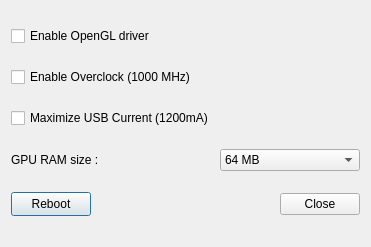
<?xml version="1.0" encoding="UTF-8"?>
<ui version="4.0">
 <class>window</class>
 <widget class="QDialog" name="window">
  <property name="geometry">
   <rect>
    <x>0</x>
    <y>0</y>
    <width>371</width>
    <height>247</height>
   </rect>
  </property>
  <property name="windowTitle">
   <string>RaspberryPi Configuration</string>
  </property>
  <layout class="QGridLayout" name="gridLayout">
   <item row="1" column="0">
    <widget class="QCheckBox" name="checkOverclock">
     <property name="text">
      <string>Enable Overclock (1000 MHz)</string>
     </property>
    </widget>
   </item>
   <item row="3" column="0">
    <widget class="QLabel" name="label">
     <property name="text">
      <string>GPU RAM size :</string>
     </property>
    </widget>
   </item>
   <item row="0" column="0">
    <widget class="QCheckBox" name="checkOpengl">
     <property name="text">
      <string>Enable OpenGL driver</string>
     </property>
    </widget>
   </item>
   <item row="2" column="0">
    <widget class="QCheckBox" name="checkUsbcurrent">
     <property name="text">
      <string>Maximize USB Current (1200mA)</string>
     </property>
    </widget>
   </item>
   <item row="4" column="0">
    <widget class="QPushButton" name="rebootButton">
     <property name="sizePolicy">
      <sizepolicy hsizetype="Maximum" vsizetype="Preferred">
       <horstretch>0</horstretch>
       <verstretch>0</verstretch>
      </sizepolicy>
     </property>
     <property name="minimumSize">
      <size>
       <width>0</width>
       <height>24</height>
      </size>
     </property>
     <property name="text">
      <string>Reboot</string>
     </property>
    </widget>
   </item>
   <item row="3" column="1" colspan="2">
    <widget class="QComboBox" name="comboGpuram">
     <item>
      <property name="text">
       <string>64 MB</string>
      </property>
     </item>
     <item>
      <property name="text">
       <string>128 MB</string>
      </property>
     </item>
    </widget>
   </item>
   <item row="4" column="1" colspan="2">
    <widget class="QDialogButtonBox" name="buttonBox">
     <property name="orientation">
      <enum>Qt::Horizontal</enum>
     </property>
     <property name="standardButtons">
      <set>QDialogButtonBox::Close</set>
     </property>
    </widget>
   </item>
  </layout>
 </widget>
 <resources/>
 <connections>
  <connection>
   <sender>buttonBox</sender>
   <signal>accepted()</signal>
   <receiver>window</receiver>
   <slot>accept()</slot>
   <hints>
    <hint type="sourcelabel">
     <x>248</x>
     <y>254</y>
    </hint>
    <hint type="destinationlabel">
     <x>157</x>
     <y>274</y>
    </hint>
   </hints>
  </connection>
  <connection>
   <sender>buttonBox</sender>
   <signal>rejected()</signal>
   <receiver>window</receiver>
   <slot>reject()</slot>
   <hints>
    <hint type="sourcelabel">
     <x>316</x>
     <y>260</y>
    </hint>
    <hint type="destinationlabel">
     <x>286</x>
     <y>274</y>
    </hint>
   </hints>
  </connection>
 </connections>
</ui>
